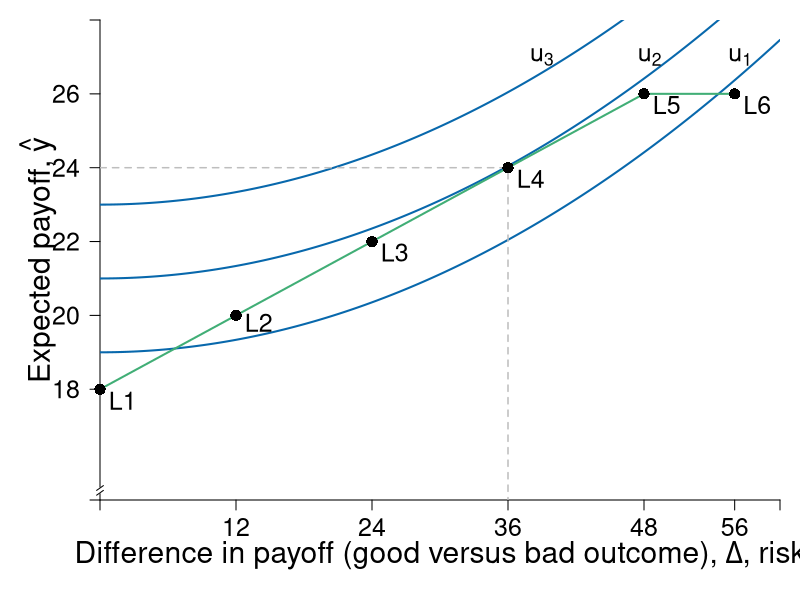

Write the R code that produced this figure.
require(shape)
require(plotrix)

pdf(file = "risk/risk_experiments.pdf", width = 9, height = 7)

# Set parameters for graphics
axislabelsize <- 1.8
labelsize <- 1.5
namesize <- 1.8
annotatesize <- 1.5
graphlinewidth <- 2
segmentlinewidth <- 1.5

COL <- c("#7fc97f", "#beaed4", "#fdc086", "#ffff99", "#386cb0", "#f0027f", "#bf5b17", "#666666")
COLA <- c("#e0f3db", "#99d8c9","#66c2a4","#41ae76", "#238b45", "#005824")
COLB <- c("#c6dbef", "#4eb3d3", "#2b8cbe", "#0868ac","#084081")
COLC <- c("#fcfbfd", "#efedf5", "#dadaeb", "#bcbddc", "#9e9ac8", "#807dba", "#6a51a3", "#54278f", "#3f007d")
grays <- gray.colors(25, start = 1, end = 0, alpha = 1)

a <- c(2, 4, 6)
par(mar =  c(5, 5, 1, 1))
xlims <- c(0, 60)
ylims <- c(15, 28)

riskreturn <- function(g, int1 = 14, int2 = 4, coeff = 1/3){
  int1 - (int2 - (coeff)*g)^2
}

indiffA <- function(g, intercept = 3, slope = 0.125){
  intercept  + slope*g^2
}


#Plot command 
plot(0, 0, 
     xlim = xlims, 
     ylim = ylims, 
     type = "n",
     xlab = expression(paste("")),
     ylab = expression(paste("")), 
     axes = FALSE,
     cex.lab = axislabelsize, 
     bty = "n", 
     xaxs = "i", 
     yaxs = "i"
)


ticksy <- c(ylims[1], 18, 20, 22, 24, 26, ylims[2])
ylabels <- c(NA, 18, 20, 22, 24, 26, NA)
ticksx <- c(0, 12, 24, 36, 48, 56,  xlims[2])
xlabels <- c(NA, 12, 24, 36, 48, 56, NA)

axis(1, at = ticksx, pos = ylims[1], labels = xlabels, cex.axis = labelsize)
axis(2, at = ticksy, pos = xlims[1], labels = ylabels, las = 1, cex.axis = labelsize)


text(0.5*xlims[2], 13.5, expression(paste("Difference in payoff (good versus bad outcome), ", Delta, ", risk")), xpd = TRUE, cex = axislabelsize)
text(xlims[1] - 5.5, ylims[2] - 0.5*(ylims[2] - ylims[1]), expression(paste("Expected payoff, ", hat(y) )), xpd = TRUE, cex = axislabelsize, srt = 90) 

axis.break(axis = 2, bgcol="white", breakcol="black",
           style="slash", brw=0.01)



npts <- 500 
xx1 <- seq(xlims[1], xlims[2], length.out = npts)
#lines(xx1, riskreturn(xx1), col = COLA[4], lwd = graphlinewidth, lty = 1)
lines(xx1, indiffA(xx1, intercept = 21, slope = 0.00235), col = COLB[4], lwd = graphlinewidth, lty = 1)
#Low
lines(xx1, indiffA(xx1, intercept = 19, slope = 0.00235), col = COLB[4], lwd = graphlinewidth, lty = 1)
#high
lines(xx1, indiffA(xx1, intercept = 23, slope = 0.00235), col = COLB[4], lwd = graphlinewidth, lty = 1)


#lines(xx1, indiffA(xx1, intercept = 21, slope = 0.00235), col = COLB[4], lwd = graphlinewidth, lty = 1)
# lines(xx1, indiffA(xx1, intercept = 5.6), col = COLB[4], lwd = graphlinewidth, lty = 1)
# lines(xx1, indiffA(xx1, intercept = 9), col = COLB[4], lwd = graphlinewidth, lty = 1)

#Setting up the segments for the choices 
segments(0, 18, 12, 20, lty = 1, col = COLA[4], lwd = graphlinewidth)
segments(12, 20, 24, 22, lty = 1, col = COLA[4], lwd = graphlinewidth)
segments(24, 22, 36, 24, lty = 1, col = COLA[4], lwd = graphlinewidth)
segments(36, 24, 48, 26, lty = 1, col = COLA[4], lwd = graphlinewidth)
segments(48, 26, 56, 26, lty = 1, col = COLA[4], lwd = graphlinewidth)


#For choice: 
segments(0, 24, 36, 24, lty = 2, col = "grey", lwd = segmentlinewidth)
segments(36, 0, 36, 24, lty = 2, col = "grey", lwd = segmentlinewidth)

points(0, 18, pch = 16, col = "black", cex = 1.5, xpd = TRUE)
text(0 + 2, 18 - 0.3, expression("L1"), cex = labelsize)
points(12, 20, pch = 16, col = "black", cex = 1.5, xpd = TRUE)
text(12 + 2, 20 - 0.2, expression("L2"), cex = labelsize)
points(24, 22, pch = 16, col = "black", cex = 1.5, xpd = TRUE)
text(24 + 2, 22 - 0.3, expression("L3"), cex = labelsize)
points(36, 24, pch = 16, col = "black", cex = 1.5, xpd = TRUE)
text(36 + 2, 24 - 0.3, expression("L4"), cex = labelsize)
points(48, 26, pch = 16, col = "black", cex = 1.5, xpd = TRUE)
text(48 + 2, 26 - 0.3, expression("L5"), cex = labelsize)
points(56, 26, pch = 16, col = "black", cex = 1.5, xpd = TRUE)
text(56 + 2, 26 - 0.3, expression("L6"), cex = labelsize)

#Add points a, b, c and c
segments(5.6, 0, 5.6, riskreturn(g = 5.6), lty = 2, col = grays[20], lwd = segmentlinewidth)
segments(0, riskreturn(g = 5.6), 5.6, riskreturn(g = 5.6), lty = 2, col = grays[20], lwd = segmentlinewidth)
points(5.6, riskreturn(g = 5.6), pch = 16, col = "black", cex = 1.5)
text(5.6 + 0.25, riskreturn(g = 5.6) - 0.3, expression(i), cex = labelsize)


segments(12, 0, 12, riskreturn(g = 12) , lty = 2, col = grays[20], lwd = segmentlinewidth)
segments(0, riskreturn(g = 12) , 12, riskreturn(g = 12) , lty = 2, col = grays[20], lwd = segmentlinewidth)
points(12, riskreturn(g = 12) , pch = 16, col = "black", cex = 1.5)
text(12 + 0.25, riskreturn(g = 12) - 0.3, expression(d), cex = labelsize)


points(1.8, riskreturn(g = 1.8) , pch = 16, col = "black", cex = 1.5)
text(1.8 + 0.25, riskreturn(g = 1.8) - 0.3, expression(a), cex = labelsize)


points(9.5, riskreturn(g = 9.5) , pch = 16, col = "black", cex = 1.5)
text(9.5 + 0.25, riskreturn(g = 9.5) - 0.3, expression(b), cex = labelsize)


#Label risk return schedule
text(14, 12.7, expression(paste(omega == g(Delta))), cex = labelsize)

#Label value functions
text(39, 27, expression(u[3]), cex = labelsize)
text(48.5, 27, expression(u[2]), cex = labelsize)
text(56.5, 27, expression(u[1]), cex = labelsize)


dev.off()
